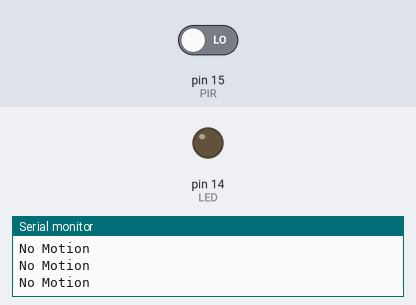
Recording of a sketch running on a simulated Arduino Uno, built with avr-gcc and run on an emulated ATmega328P. Shown: output pins drawn as LEDs (lit = HIGH), the last lines printed to the serial monitor. Inputs (shaded band) come from the test bench; at power-on: pin 15 (PIR) LOW.

Above: at 1.8 s.
1.9 s: pin 15 (PIR) driven HIGH
At 3.1 s:
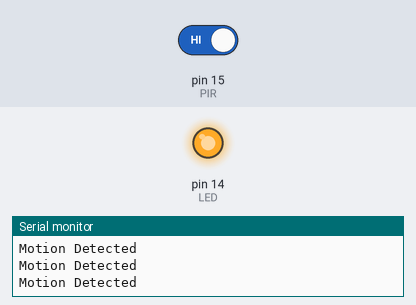
3.5 s: pin 15 (PIR) driven LOW
At 4.3 s:
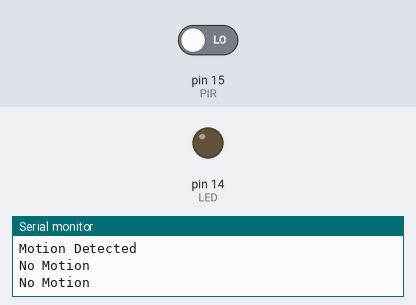
Timing chart, 0 to 6.5 s (numbered marks = the images above; inputs shaded):
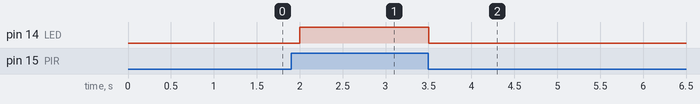

Measured:
- after the input at 1.9 s, pin 14 (LED): LOW → HIGH after 0.10 s
- after the input at 3.5 s, pin 14 (LED): HIGH → LOW at once

The sketch:

8.ino
```cpp
#define PIR 15
#define LED 14
void setup()
{
pinMode(PIR, INPUT);
pinMode(LED, OUTPUT);
Serial.begin(115200);
}
void loop()
{
int motion = digitalRead(PIR);
if (motion == HIGH)
{
digitalWrite(LED, HIGH);
Serial.println("Motion Detected");
}
else
{
digitalWrite(LED, LOW);
Serial.println("No Motion");
}
delay(500);
}
```
